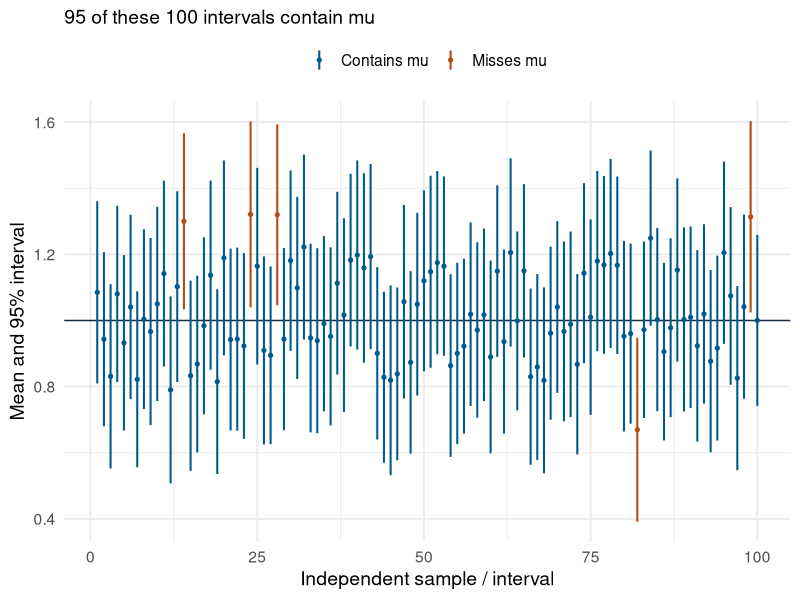
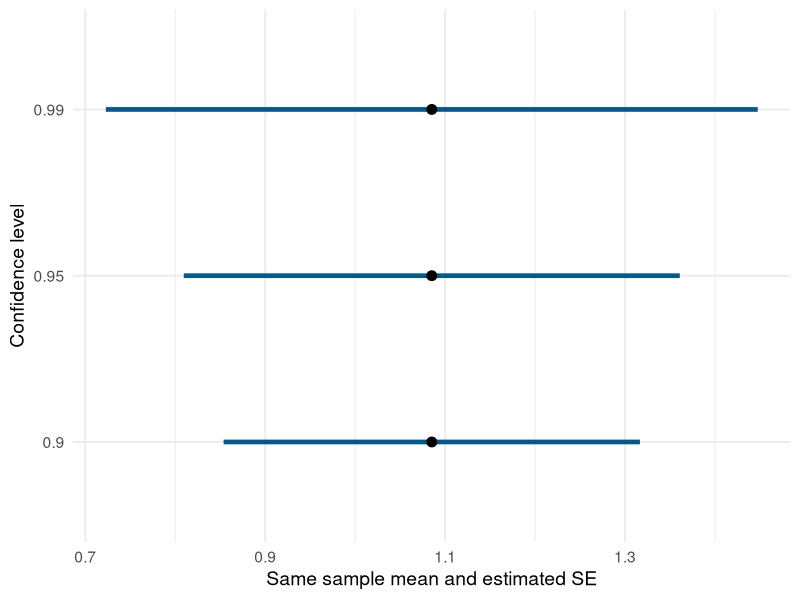
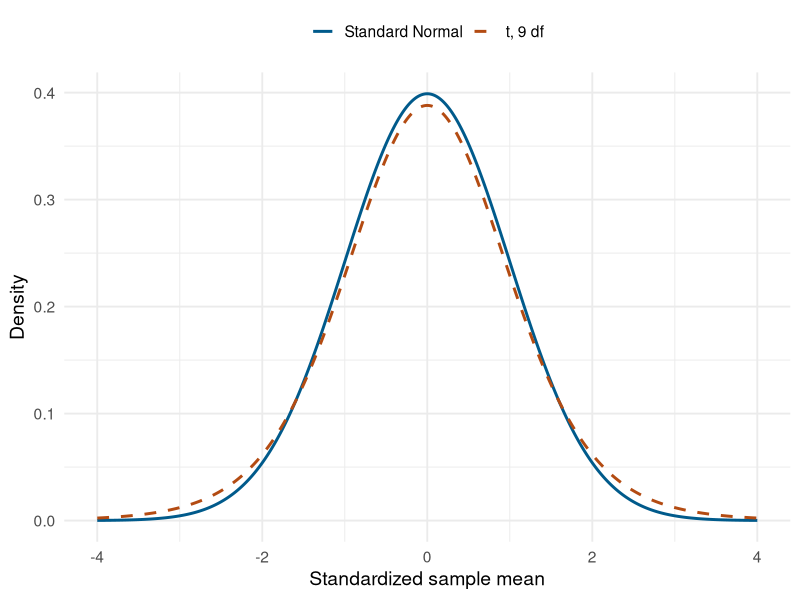
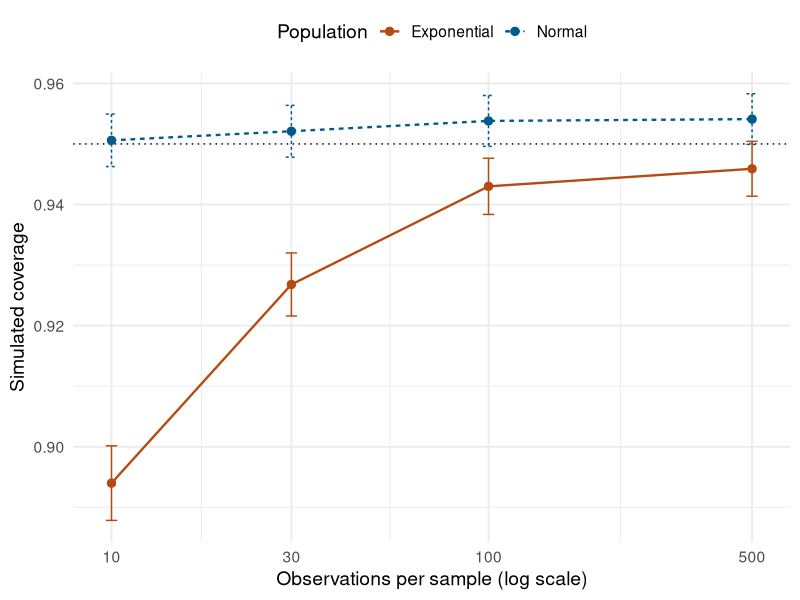

Here is the R script that generated these plots, in order:
## ---- chunk 1
# Install once if needed, in the Console:
# install.packages(c("ggplot2", "dplyr"))
library(ggplot2)
library(dplyr)

ci_colors <- c("Contains mu" = "#005a8b", "Misses mu" = "#b34b12")
theme_set(theme_minimal(base_size = 14))
## ---- chunk 2
p_neigh <- .378
n_neigh <- 38201
p_civic <- .315
n_civic <- 38218

estimate <- p_neigh - p_civic
se_diff <- sqrt(p_neigh * (1 - p_neigh) / n_neigh +
                p_civic * (1 - p_civic) / n_civic)
critical <- qnorm(.975)
turnout_ci <- estimate + c(-1, 1) * critical * se_diff

data.frame(estimate_pp = 100 * estimate,
           se_pp = 100 * se_diff,
           lower_pp = 100 * turnout_ci[1],
           upper_pp = 100 * turnout_ci[2])
## ---- chunk 3
set.seed(2143)
mu <- 1
sigma <- sqrt(10)
n <- 500
x <- rnorm(n, mean = mu, sd = sigma)

estimate <- mean(x)
se <- sd(x) / sqrt(n)
critical <- qnorm(.975)
lower <- estimate - critical * se
upper <- estimate + critical * se

data.frame(estimate, se, lower, upper,
           covers = lower <= mu & mu <= upper)
## ---- chunk 4
set.seed(2143)
mu <- 1
sigma <- sqrt(10)
n <- 500
B <- 10000
critical <- qnorm(.975)

ci <- data.frame(trial = seq_len(B),
                 estimate = rep(NA_real_, B),
                 se = rep(NA_real_, B),
                 lower = rep(NA_real_, B),
                 upper = rep(NA_real_, B))

for (i in seq_len(B)) {
  x <- rnorm(n, mean = mu, sd = sigma)
  ci$estimate[i] <- mean(x)
  ci$se[i] <- sd(x) / sqrt(n)
  ci$lower[i] <- ci$estimate[i] - critical * ci$se[i]
  ci$upper[i] <- ci$estimate[i] + critical * ci$se[i]
}

ci <- ci |>
  mutate(covers = lower <= mu & mu <= upper,
         result = if_else(covers, "Contains mu", "Misses mu"))

ci |>
  summarise(repetitions = n(),
            coverage = mean(covers),
            average_width = mean(upper - lower))
## ---- chunk 5
first100 <- ci |> slice_head(n = 100)

ggplot(first100, aes(x = trial, y = estimate, color = result)) +
  geom_hline(yintercept = mu, color = "#172d42") +
  geom_linerange(aes(ymin = lower, ymax = upper), linewidth = .7) +
  geom_point(size = 1.1) +
  scale_color_manual(values = ci_colors) +
  labs(x = "Independent sample / interval", y = "Mean and 95% interval",
       color = NULL,
       subtitle = paste(sum(first100$covers), "of these 100 intervals contain mu")) +
  theme(legend.position = "top")
## ---- chunk 6
coverage <- mean(ci$covers)
mcse <- sqrt(coverage * (1 - coverage) / B)
c(coverage = coverage, Monte_Carlo_SE = mcse)
## ---- chunk 7
levels <- c(.90, .95, .99)
widths <- data.frame(level = levels,
                     estimate = ci$estimate[1],
                     se = ci$se[1]) |>
  mutate(alpha = 1 - level,
         critical = qnorm(1 - alpha / 2),
         lower = estimate - critical * se,
         upper = estimate + critical * se,
         width = upper - lower)
widths

ggplot(widths, aes(y = factor(level), x = estimate)) +
  geom_segment(aes(x = lower, xend = upper, yend = factor(level)),
               linewidth = 1.6, color = "#005a8b") +
  geom_point(size = 3) +
  labs(x = "Same sample mean and estimated SE", y = "Confidence level")
## ---- chunk 8
data.frame(n = c(25, 100, 400)) |>
  mutate(SE = sqrt(10) / sqrt(n),
         margin = qnorm(.975) * SE)
## ---- chunk 9
set.seed(210)
x <- rnorm(10, mean = 1, sd = sqrt(10))
n <- length(x)
level <- .95
alpha <- 1 - level

se <- sd(x) / sqrt(n)
critical <- qt(1 - alpha / 2, df = n - 1)
manual_ci <- mean(x) + c(-1, 1) * critical * se
manual_ci

# Same positive cutoff, written using the upper tail:
qt(alpha / 2, df = n - 1, lower.tail = FALSE)

# Extract just the confidence interval from t.test's output:
automatic_ci <- t.test(x, conf.level = level)$conf.int
automatic_ci
all.equal(as.numeric(automatic_ci), as.numeric(manual_ci))
## ---- chunk 10
grid <- data.frame(z = seq(-4, 4, length.out = 1001)) |>
  mutate(normal_density = dnorm(z), t_density = dt(z, df = 9))

ggplot(grid, aes(x = z)) +
  geom_line(aes(y = normal_density, color = "Standard Normal"), linewidth = 1) +
  geom_line(aes(y = t_density, color = "t, 9 df"), linewidth = 1, linetype = 2) +
  scale_color_manual(values = c("Standard Normal" = "#005a8b", "t, 9 df" = "#b34b12")) +
  labs(x = "Standardized sample mean", y = "Density", color = NULL) +
  theme(legend.position = "top")

c(Normal_cutoff = qnorm(.975), t_cutoff = qt(.975, df = 9))
## ---- chunk 11
cutoff_comparison <- data.frame(n = c(10, 30, 100, 500)) |>
  mutate(t_cutoff = qt(.975, df = n - 1),
         normal_cutoff = qnorm(.975))
cutoff_comparison
## ---- chunk 12
compare_normal <- function(n, B = 10000) {
  mu <- 1
  sigma <- sqrt(10)
  zcrit <- qnorm(.975)
  tcrit <- qt(.975, df = n - 1)

  stats <- replicate(B, {
    x <- rnorm(n, mean = mu, sd = sigma)
    c(estimate = mean(x), se = sd(x) / sqrt(n))
  })
  z_covers <- abs(stats["estimate", ] - mu) <= zcrit * stats["se", ]
  t_covers <- abs(stats["estimate", ] - mu) <= tcrit * stats["se", ]

  data.frame(n = n, cutoff = c("Normal", "t"),
             critical = c(zcrit, tcrit),
             simulated_coverage = c(mean(z_covers), mean(t_covers)),
             theoretical_coverage = c(2 * pt(zcrit, df = n - 1) - 1, .95))
}

set.seed(2110)
normal_results <- bind_rows(compare_normal(10), compare_normal(500))
normal_results
## ---- chunk 13
coverage_t <- function(n, population, B = 10000) {
  mu <- 1
  critical <- qt(.975, df = n - 1)
  covers <- replicate(B, {
    x <- if (population == "Normal") rnorm(n, 1, 1) else rexp(n, rate = 1)
    margin <- critical * sd(x) / sqrt(n)
    mean(x) - margin <= mu && mu <= mean(x) + margin
  })
  p <- mean(covers)
  c(coverage = p, mcse = sqrt(p * (1 - p) / B))
}

set.seed(2111)
robustness <- expand.grid(n = c(10, 30, 100, 500),
                          population = c("Normal", "Exponential"),
                          stringsAsFactors = FALSE)
robustness$coverage <- NA_real_
robustness$mcse <- NA_real_
for (i in seq_len(nrow(robustness))) {
  result <- coverage_t(robustness$n[i], robustness$population[i])
  robustness$coverage[i] <- result["coverage"]
  robustness$mcse[i] <- result["mcse"]
}
robustness

ggplot(robustness, aes(n, coverage, color = population, linetype = population)) +
  geom_hline(yintercept = .95, linetype = 3) +
  geom_line(linewidth = .8) +
  geom_errorbar(aes(ymin = coverage - 2 * mcse, ymax = coverage + 2 * mcse),
                width = .03) +
  geom_point(size = 2.5) +
  scale_x_log10(breaks = c(10, 30, 100, 500)) +
  scale_color_manual(values = c("Exponential" = "#b34b12", "Normal" = "#005a8b")) +
  labs(x = "Observations per sample (log scale)", y = "Simulated coverage",
       color = "Population", linetype = "Population") +
  theme(legend.position = "top")
## ---- chunk 14
set.seed(2112)
mu <- 50
people <- 20
repeats <- 5
person_mean <- rnorm(people, mean = mu, sd = 10)
ratings <- data.frame(
  voter = rep(seq_len(people), each = repeats),
  rating = rnorm(people * repeats, mean = rep(person_mean, each = repeats), sd = 5)
)

voter_means <- ratings |>
  group_by(voter) |>
  summarise(rating = mean(rating), .groups = "drop")

naive <- t.test(ratings$rating)$conf.int
by_voter <- t.test(voter_means$rating)$conf.int
data.frame(method = c("Treat all 100 rows as independent", "Use 20 voter means"),
           lower = c(naive[1], by_voter[1]),
           upper = c(naive[2], by_voter[2]))
## ---- chunk 15
set.seed(2113)
B <- 5000
panel_coverage <- replicate(B, {
  person_mean <- rnorm(20, mean = 50, sd = 10)
  ratings <- matrix(rnorm(100, mean = rep(person_mean, each = 5), sd = 5),
                    nrow = 5, ncol = 20)
  # Each column contains one voter's five ratings.
  voter_means <- colMeans(ratings)
  raw_ratings <- as.vector(ratings)
  naive_margin <- qt(.975, 99) * sd(raw_ratings) / sqrt(100)
  voter_margin <- qt(.975, 19) * sd(voter_means) / sqrt(20)
  c(naive = abs(mean(raw_ratings) - 50) <= naive_margin,
    voter_means = abs(mean(voter_means) - 50) <= voter_margin)
})
rowMeans(panel_coverage)
## ---- chunk 16
set.seed(210)
x <- rnorm(10, mean = 1, sd = sqrt(10))
n <- length(x)
lower_bound <- mean(x) - qt(.95, n - 1) * sd(x) / sqrt(n)
lower_bound
t.test(x, alternative = "greater", conf.level = .95)$conf.int
## ---- chunk 17
mu0 <- 0
se <- sd(x) / sqrt(n)
ci95 <- mean(x) + c(-1, 1) * qt(.975, n - 1) * se
outside <- mu0 < ci95[1] || mu0 > ci95[2]
beyond_cutoff <- abs((mean(x) - mu0) / se) > qt(.975, n - 1)
c(outside_interval = outside, beyond_test_cutoff = beyond_cutoff)
